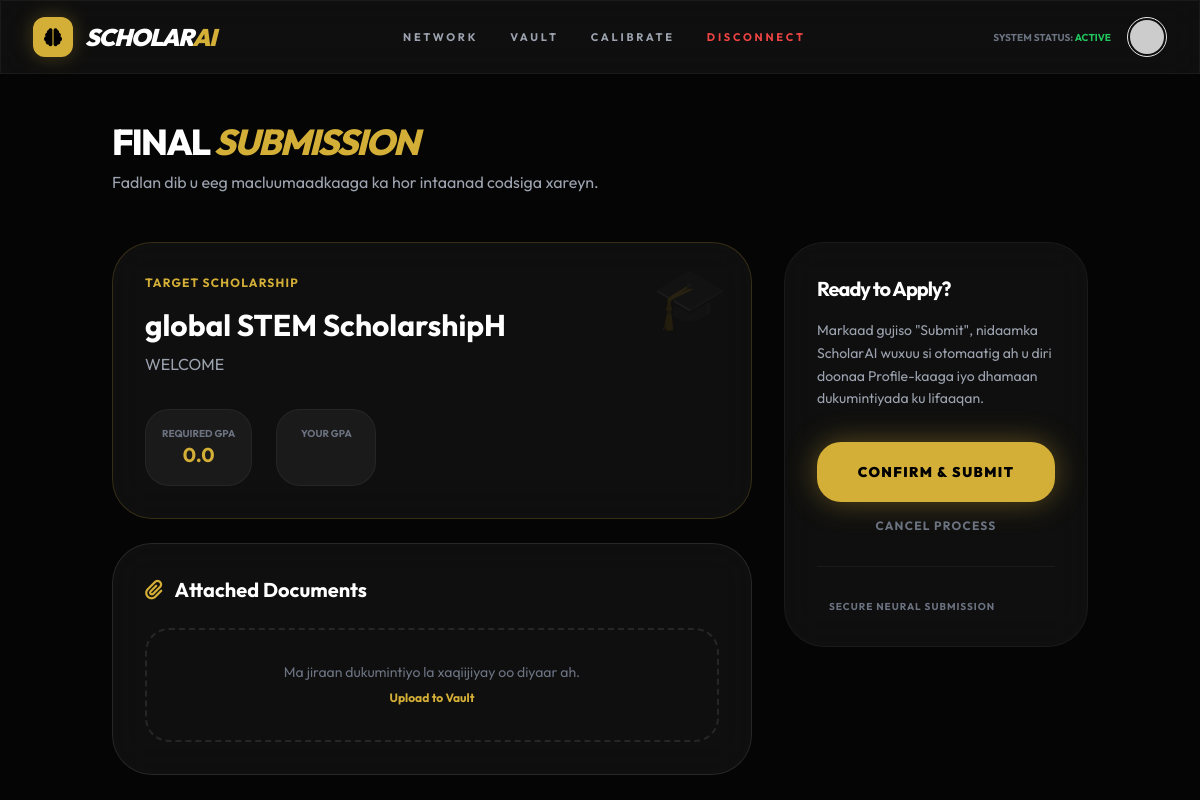
/checkout/1/ (signed in), run on the app's committed database.
### scholarships_app/models.py (models this page shows, shortened)
class Scholarship(models.Model):
    title = models.CharField(max_length=200)
    description = models.TextField()
    field = models.CharField(max_length=100) #
    min_gpa = models.FloatField() #
    deadline = models.DateField()
    created_at = models.DateTimeField(auto_now_add=True)

### scholarships_app/views.py (the view)
# urls.py: path('checkout/<int:scholarship_id>/', views.checkout, name='checkout'),
@login_required
def checkout(request, scholarship_id):
    scholarship = get_object_or_404(Scholarship, id=scholarship_id)
    return render(request, 'checkout.html', {'scholarship': scholarship})

### templates/checkout.html (shortened to what this page needs)
{% extends 'base.html' %}
{% block content %}
<div class="max-w-5xl mx-auto px-6 mt-12 mb-20 relative">
    <div class="mb-12">
        <h1 class="text-4xl font-extrabold text-white tracking-tighter">
            FINAL <span class="text-gold italic">SUBMISSION</span>
        </h1>
        <p class="text-gray-400 mt-2">Fadlan dib u eeg macluumaadkaaga ka hor intaanad codsiga xareyn.</p>
    </div>
    <div class="grid md:grid-cols-3 gap-8">
        <div class="md:col-span-2 space-y-6">
            <div class="glass p-8 rounded-[40px] border border-gold/20 relative overflow-hidden">
                <div class="absolute top-0 right-0 p-6 opacity-10 text-6xl text-gold">🎓</div>
                <h2 class="text-gold font-bold uppercase tracking-widest text-xs mb-4">Target Scholarship</h2>
                <h3 class="text-3xl font-bold text-white mb-2">{{ scholarship.title }}</h3>
                <p class="text-gray-400 leading-relaxed">{{ scholarship.description|truncatewords:30 }}</p>
                <div class="mt-8 flex gap-6">
                    <div class="text-center bg-white/5 p-4 rounded-3xl border border-white/5 min-w-[100px]">
                        <p class="text-[10px] text-gray-500 font-bold uppercase">Required GPA</p>
                        <p class="text-xl font-bold text-gold">{{ scholarship.min_gpa }}</p>
                    </div>
                    <div class="text-center bg-white/5 p-4 rounded-3xl border border-white/5 min-w-[100px]">
                        <p class="text-[10px] text-gray-500 font-bold uppercase">Your GPA</p>
                    </div>
                </div>
            </div>
            <div class="glass p-8 rounded-[40px] border border-white/10">
                <h3 class="text-xl font-bold text-white mb-6 flex items-center gap-3">
                    <i class="fas fa-paperclip text-gold"></i> Attached Documents
                </h3>
                <div class="space-y-4">
                    {% for doc in vault %}
                        {% if doc.is_verified %}
                        <div class="flex items-center justify-between p-4 bg-white/5 rounded-2xl border border-white/5">
                            <div class="flex items-center gap-4">
                                <div class="text-gold text-xl"><i class="fas fa-file-check"></i></div>
                                <div>
                                    <p class="text-sm font-bold text-white">{{ doc.get_doc_type_display }}</p>
                                    <p class="text-[10px] text-gray-500">Verified & Ready</p>
                                </div>
                            </div>
                            <span class="text-[10px] bg-green-500/20 text-green-400 px-3 py-1 rounded-full font-bold">ATTACHED</span>
                        </div>
                        {% endif %}
                    {% empty %}
                        <div class="p-8 text-center border-2 border-dashed border-white/10 rounded-3xl">
                            <p class="text-gray-500 text-sm">Ma jiraan dukumintiyo la xaqiijiyay oo diyaar ah.</p>
                            <a href="{% url 'vault' %}" class="text-gold text-xs font-bold mt-2 inline-block">Upload to Vault</a>
                        </div>
                    {% endfor %}
                </div>
            </div>
        </div>
        <div class="space-y-6">
            <div class="glass p-8 rounded-[40px] border border-gold/30 bg-gradient-to-b from-gold/5 to-transparent sticky top-24">
                <h3 class="text-xl font-bold text-white mb-4 tracking-tighter">Ready to Apply?</h3>
                <p class="text-sm text-gray-400 mb-8 leading-relaxed">
                    Markaad gujiso "Submit", nidaamka ScholarAI wuxuu si otomaatig ah u diri doonaa Profile-kaaga iyo dhamaan dukumintiyada ku lifaaqan.
                </p>
                <form action="{% url 'submit_application' scholarship.id %}" method="POST">
                    <button type="submit" class="w-full py-5 bg-gold hover:bg-yellow-500 text-black font-black rounded-3xl transition-all shadow-[0_0_30px_rgba(212,175,55,0.4)] hover:scale-[1.02] active:scale-95 mb-4 uppercase tracking-widest text-sm">
                        Confirm & Submit
                    </button>
                </form>
                <a href="{% url 'dashboard' %}" class="block text-center text-xs text-gray-500 hover:text-white transition font-bold uppercase tracking-widest">
                    Cancel Process
                </a>
                <div class="mt-8 pt-8 border-t border-white/5">
                    <div class="flex items-center gap-3 text-[10px] text-gray-500 font-bold uppercase tracking-widest">
                        Secure Neural Submission
                    </div>
                </div>
            </div>
        </div>
    </div>
</div>
{% endblock %}

### templates/base.html (style rules this page uses)
body { background: #050505; font-family: 'Outfit', sans-serif; color: #ffffff; min-height: 100vh; }
.glass { background: rgba(15, 15, 15, 0.8); backdrop-filter: blur(25px); border: 1px solid rgba(255, 255, 255, 0.05); }
.text-gold { color: #D4AF37; }
.bg-gold { background-color: #D4AF37; }

### templates/checkout.html (style rules this page uses)
.glass { background: rgba(18, 18, 18, 0.8); backdrop-filter: blur(20px); }
.text-gold { color: #D4AF37; }
.bg-gold { background-color: #D4AF37; }
.border-gold\/20 { border-color: rgba(212, 175, 55, 0.2); }

### data on the page
Scholarship: title "global STEM ScholarshipH", description "WELCOME", min_gpa "0.0"
